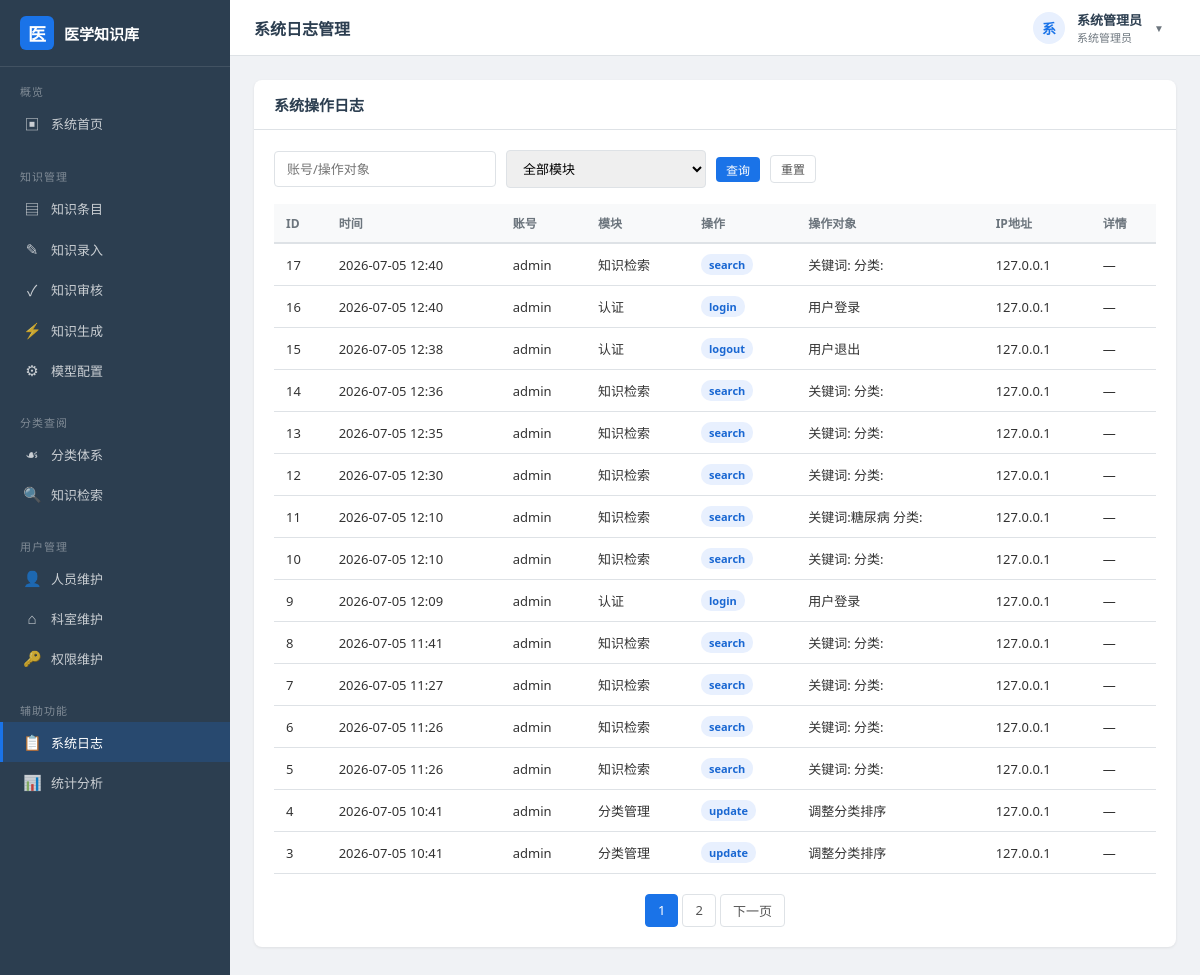
The page /logs (signed in) on the database as committed earlier.
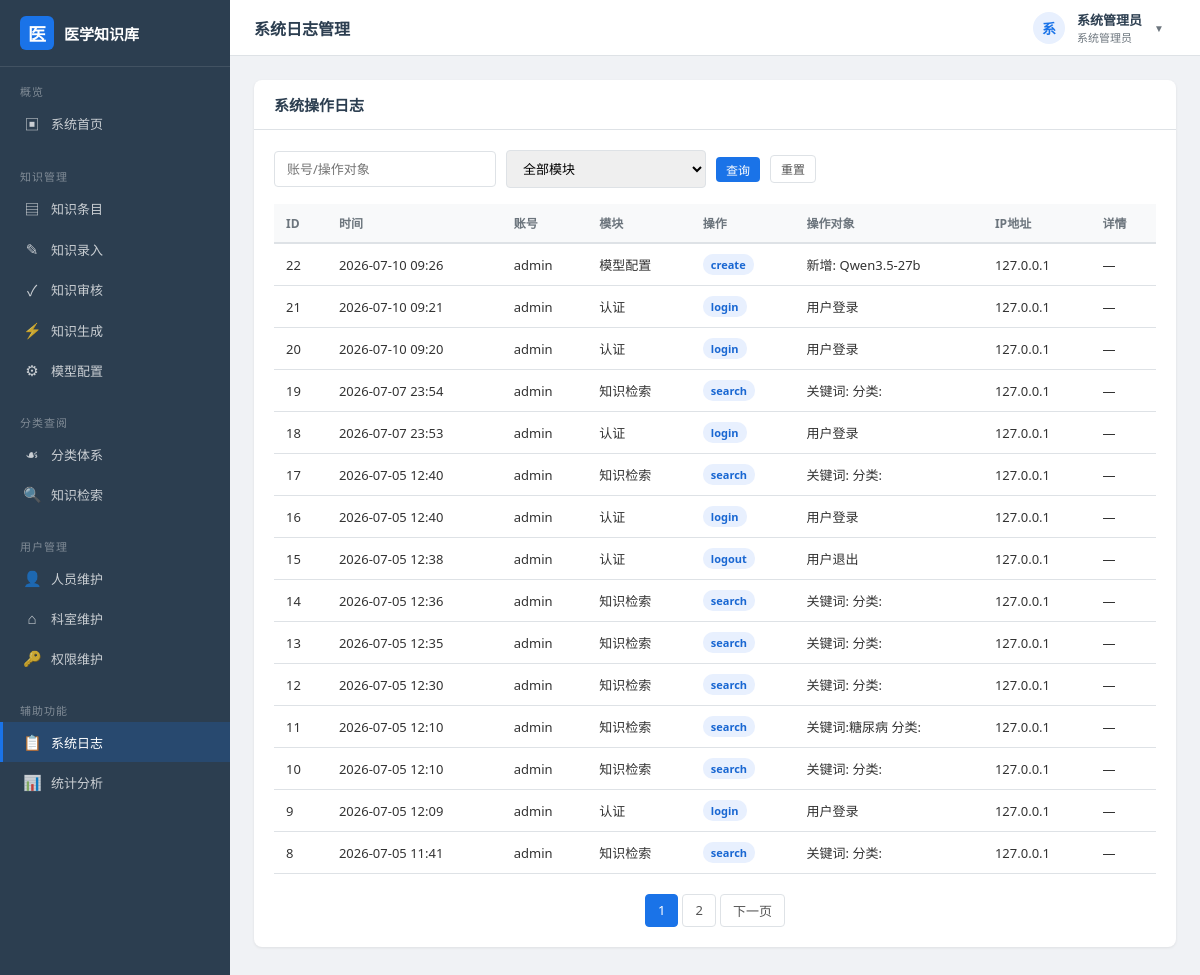
The same page on the database as committed later.
### models.py (models this page shows, shortened)
class AccessLog(db.Model):
    __tablename__ = "access_log"
    id = db.Column(db.Integer, primary_key=True, autoincrement=True)
    user_id = db.Column(db.Integer, db.ForeignKey("user.id"), nullable=True)
    username = db.Column(db.String(50), default="", comment="操作人账号")
    action = db.Column(db.String(50), nullable=False, comment="操作类型")
    module = db.Column(db.String(50), default="", comment="功能模块")
    target = db.Column(db.String(200), default="", comment="操作对象")
    ip_address = db.Column(db.String(50), default="")
    detail = db.Column(db.Text, default="", comment="详情")
    created_at = db.Column(db.DateTime, default=datetime.now)

### app.py (the view)
    @app.route("/logs")
    @login_required
    @permission_required("log_view")
    def log_list():
        keyword = request.args.get("keyword", "").strip()
        module = request.args.get("module", "")
        page = request.args.get("page", 1, type=int)
        query = AccessLog.query
        if keyword:
            query = query.filter(
                db.or_(AccessLog.username.contains(keyword), AccessLog.target.contains(keyword))
            )
        if module:
            query = query.filter_by(module=module)
        pagination = query.order_by(AccessLog.id.desc()).paginate(
            page=page, per_page=app.config["PER_PAGE"], error_out=False
        )
        modules = db.session.query(AccessLog.module).distinct().all()
        return render_template(
            "auxiliary/logs.html",
            logs=pagination.items, pagination=pagination,
            keyword=keyword, module=module,
            modules=[m[0] for m in modules if m[0]],
        )

### app.py (called while the page is built)
def register_before_handlers(app: Flask):
    @app.before_request
    def _load_current_user():
        uid = session.get("uid")
        g.current_user = None
        if uid:
            g.current_user = User.query.get(uid)
    @app.context_processor
    def _inject_globals():
        return {
            "current_user": g.current_user,
            "current_year": datetime.now().year,
        }

def login_required(func):
    @wraps(func)
    def wrapper(*args, **kwargs):
        if not g.current_user:
            flash("请先登录系统", "warning")
            return redirect(url_for("login", next=request.full_path))
        return func(*args, **kwargs)
    return wrapper

def permission_required(perm_code: str):
    def decorator(func):
        @wraps(func)
        def wrapper(*args, **kwargs):
            user = g.current_user
            if not user or not user.role:
                abort(403)
            if not user.role.has_permission(perm_code) and user.role.code != "admin":
                flash("您没有该功能的操作权限", "danger")
                return redirect(url_for("dashboard"))
            return func(*args, **kwargs)
        return wrapper
    return decorator

### templates/auxiliary/logs.html (shortened to what this page needs)
{% extends "layout.html" %}
{% block page_title %}系统日志管理{% endblock %}
{% block content %}
<div class="card">
    <div class="card-header">
        <h3>系统操作日志</h3>
    </div>
    <div class="card-body">
        <form class="search-bar" method="GET">
            <input type="text" name="keyword" class="form-control" placeholder="账号/操作对象" value="{{ keyword }}">
            <select name="module" class="form-control">
                <option value="">全部模块</option>
            </select>
            <button type="submit" class="btn btn-primary btn-sm">查询</button>
            <a href="{{ url_for('log_list') }}" class="btn btn-default btn-sm">重置</a>
        </form>
        <table class="data-table">
            <thead>
                <tr>
                    <th>ID</th>
                    <th>时间</th>
                    <th>账号</th>
                    <th>模块</th>
                    <th>操作</th>
                    <th>操作对象</th>
                    <th>IP地址</th>
                    <th>详情</th>
                </tr>
            </thead>
            <tbody>
                {% for log in logs %}
                <tr>
                    <td>{{ log.id }}</td>
                    <td>{{ log.created_at|fmt_date }}</td>
                    <td>{{ log.username }}</td>
                    <td>{{ log.module }}</td>
                    <td><span class="badge badge-manual">{{ log.action }}</span></td>
                    <td>{{ log.target or '—' }}</td>
                    <td>{{ log.ip_address }}</td>
                    <td style="max-width:250px; overflow:hidden; text-overflow:ellipsis; white-space:nowrap;">{{ log.detail or '—' }}</td>
                </tr>
                {% endfor %}
            </tbody>
        </table>
        {% if pagination.pages > 1 %}
        <div class="pagination">
            {% for p in range(1, pagination.pages + 1) %}
                {% if p == pagination.page %}
                    <span class="current">{{ p }}</span>
                {% else %}
                    <a href="{{ url_for('log_list', page=p, keyword=keyword, module=module) }}">{{ p }}</a>
                {% endif %}
            {% endfor %}
            {% if pagination.has_next %}
                <a href="{{ url_for('log_list', page=pagination.next_num, keyword=keyword, module=module) }}">下一页</a>
            {% endif %}
        </div>
        {% endif %}
    </div>
</div>
{% endblock %}

Rows that differ between the two databases and show on the page:
no longer on this page (row unchanged): AccessLog: id "7", created_at|fmt_date "2026-07-05 11:27", username "admin", module "知识检索", action "search", target "关键词: 分类:", ip_address "127.0.0.1", detail "—"
no longer on this page (row unchanged): AccessLog: id "6", created_at|fmt_date "2026-07-05 11:26", username "admin", module "知识检索", action "search", target "关键词: 分类:", ip_address "127.0.0.1", detail "—"
no longer on this page (row unchanged): AccessLog: id "5", created_at|fmt_date "2026-07-05 11:26", username "admin", module "知识检索", action "search", target "关键词: 分类:", ip_address "127.0.0.1", detail "—"
no longer on this page (row unchanged): AccessLog: id "4", created_at|fmt_date "2026-07-05 10:41", username "admin", module "分类管理", action "update", target "调整分类排序", ip_address "127.0.0.1", detail "—"
no longer on this page (row unchanged): AccessLog: id "3", created_at|fmt_date "2026-07-05 10:41", username "admin", module "分类管理", action "update", target "调整分类排序", ip_address "127.0.0.1", detail "—"
added AccessLog: id "22", created_at|fmt_date "2026-07-10 09:26", username "admin", module "模型配置", action "create", target "新增: Qwen3.5-27b", ip_address "127.0.0.1", detail "—"
added AccessLog: id "21", created_at|fmt_date "2026-07-10 09:21", username "admin", module "认证", action "login", target "用户登录", ip_address "127.0.0.1", detail "—"
added AccessLog: id "20", created_at|fmt_date "2026-07-10 09:20", username "admin", module "认证", action "login", target "用户登录", ip_address "127.0.0.1", detail "—"
added AccessLog: id "19", created_at|fmt_date "2026-07-07 23:54", username "admin", module "知识检索", action "search", target "关键词: 分类:", ip_address "127.0.0.1", detail "—"
added AccessLog: id "18", created_at|fmt_date "2026-07-07 23:53", username "admin", module "认证", action "login", target "用户登录", ip_address "127.0.0.1", detail "—"
